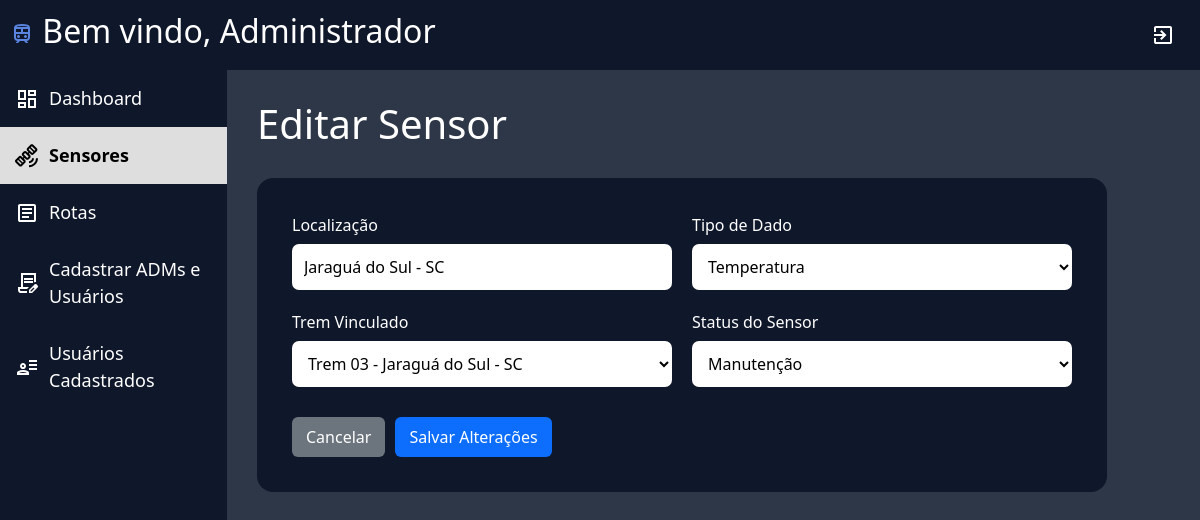
Screenshot of /public/editar_sensores.php?id=3 (signed in) with the database file from the repository.
### tables this page shows
CREATE TABLE SENSORES (
    id INT AUTO_INCREMENT PRIMARY KEY,
    localizacao VARCHAR(150) NOT NULL,
    tipo_de_dado VARCHAR(50) NOT NULL,
    status ENUM('Ativo', 'Inativo', 'Manutenção', 'Alerta') NOT NULL DEFAULT 'Ativo',
    trens_id INT NOT NULL,
    CONSTRAINT fk_sensores_trens
        FOREIGN KEY (trens_id) REFERENCES TRENS(id)
        ON DELETE CASCADE ON UPDATE CASCADE
);

### public/editar_sensores.php (the view, shortened to what this page needs)
<?php
require_once "../infra/conexao.php";
$id = filter_input(INPUT_GET, "id", FILTER_VALIDATE_INT);
$sql = "SELECT id, localizacao, tipo_de_dado, trens_id, status FROM SENSORES WHERE id = ?";
$stmt = $conexao->prepare($sql);
$stmt->bind_param("i", $id);
$stmt->execute();
$resultado = $stmt->get_result();
$sensor = $resultado->fetch_assoc();
$resultadoTrens = $conexao->query("SELECT id, localizacao FROM TRENS ORDER BY id");
function h($valor) {
    return htmlspecialchars((string)$valor, ENT_QUOTES, "UTF-8");
}
?>
<!DOCTYPE html>
<html lang="pt-br">
<head>
    <link rel="stylesheet" href="../assets/style/style.css">
    <link href="https://cdn.jsdelivr.net/npm/bootstrap@5.3.8/dist/css/bootstrap.min.css" rel="stylesheet">
    <link rel="stylesheet" href="https://cdn.jsdelivr.net/npm/bootstrap-icons@1.11.3/font/bootstrap-icons.min.css">
</head>
<body>
<header class="cabecalho">
    <h2><img src="../assets/icons/TREM_AZUL.svg" alt=""> Bem vindo, Administrador</h2>
    <a href="../logout.php"><img src="../assets/icons/exit.svg" class="item" alt="Sair"></a>
</header>
<div class="layout">
    <aside class="menu-lateral">
        <a href="tela_inicial.php" class="item"><img src="../assets/icons/dashboard_branco.svg" alt=""> Dashboard</a>
        <a href="gerenciar_sensores.php" class="item ativo"><img src="../assets/icons/sensor_preto.svg" alt=""> Sensores</a>
        <a href="rotas.php" class="item"><img src="../assets/icons/relatorio_branco.svg" alt=""> Rotas</a>
        <a href="cadastro_admin.php" class="item"><img src="../assets/icons/cadastrar_branco.svg" alt=""> Cadastrar ADMs e Usuários</a>
        <a href="usuarios_cadastrados.php" class="item"><img src="../assets/icons/usuarios_branco.svg" alt=""> Usuários Cadastrados</a>
    </aside>
    <main class="conteudo">
        <div class="container-sensor">
            <h1 class="titulo-sensor">Editar Sensor</h1>
            <form class="form-sensor" method="POST" action="salvar_edicao_sensores.php">
                <div class="linha-formulario">
                    <div class="grupo-input">
                        <label for="localizacao">Localização</label>
                        <input type="text" id="localizacao" name="localizacao" value="<?= h($sensor['localizacao']) ?>" maxlength="150" required placeholder="Ex: Estação central - Eixo B">
                    </div>
                    <div class="grupo-input">
                        <label for="tipoDado">Tipo de Dado</label>
                        <select id="tipoDado" name="tipoDado" required>
                            <?php foreach (["Velocidade", "Temperatura", "Pressão", "GPS"] as $tipo): ?>
                                <option value="<?= h($tipo) ?>" <?= $sensor["tipo_de_dado"] === $tipo ? "selected" : "" ?>><?= h($tipo) ?></option>
                            <?php endforeach; ?>
                        </select>
                    </div>
                </div>
                <div class="linha-formulario">
                    <div class="grupo-input">
                        <label for="tremVinculado">Trem Vinculado</label>
                        <select id="tremVinculado" name="tremVinculado" required>
                            <?php while ($trem = $resultadoTrens->fetch_assoc()): ?>
                                <option value="<?= (int)$trem['id'] ?>" <?= (int)$trem['id'] === (int)$sensor['trens_id'] ? 'selected' : '' ?>>
                                    Trem <?= str_pad((string)$trem['id'], 2, "0", STR_PAD_LEFT) ?> - <?= h($trem['localizacao']) ?>
                                </option>
                            <?php endwhile; ?>
                        </select>
                    </div>
                    <div class="grupo-input">
                        <label for="status">Status do Sensor</label>
                        <select id="status" name="status" required>
                            <?php foreach (["Ativo", "Inativo", "Manutenção", "Alerta"] as $status): ?>
                                <option value="<?= h($status) ?>" <?= $sensor["status"] === $status ? "selected" : "" ?>><?= h($status) ?></option>
                            <?php endforeach; ?>
                        </select>
                    </div>
                </div>
                <div class="botoes-formulario">
                    <button type="button" class="botao_cancelar" onclick="window.location.href='gerenciar_sensores.php'">Cancelar</button>
                    <button type="submit" class="btn-salvar">Salvar Alterações</button>
                </div>
            </form>
        </div>
    </main>
</div>
</body>
</html>

### assets/style/style.css (style rules this page uses)
* { box-sizing: border-box; }
body { margin: 0; background-color: #2e3747 !important; color: white; overflow-x: hidden; }
.cabecalho { display: flex; justify-content: space-between; align-items: center; background-color: #0f172a; padding: 10px; height: 70px; color: white; width: 100%; }
.layout { display: flex; width: 100%; min-height: calc(100vh - 70px); }
.menu-lateral { width: 227px; min-width: 207px; flex-shrink: 0; background-color: #0f172a; }
.item { width: 100%; padding: 15px; font-size: 18px; cursor: pointer; display: flex; align-items: center; gap: 10px; text-decoration: none; color: white; box-sizing: border-box; }
.item.ativo { background-color: #dedede; font-weight: bold; color: black; }
.conteudo { flex: 1; min-width: 0; width: calc(100% - 207px); padding: 25px; background-color: #2e3747 !important; }
.conteudo { flex: 1; min-width: 0; padding: 30px; background-color: #2e3747 !important; }
.container-sensor { width: 100%; }
.titulo-sensor { color: white; margin-bottom: 30px; }
.form-sensor { width: 100%; max-width: 850px; background: #0f172a; padding: 35px; border-radius: 16px; }
.form-sensor .linha-formulario { display: flex; gap: 20px; }
.grupo-input { width: 100%; margin-bottom: 20px; }
.grupo-input label { display: block; color: white; margin-bottom: 7px; }
.grupo-input input, .grupo-input select { width: 100%; height: 46px; border: none; border-radius: 7px; padding: 0 12px; background: white; }
.botoes-formulario { margin-top: 10px; display: flex; gap: 10px; }
.botao_cancelar { border: none; padding: 8px 14px; border-radius: 6px; background: #6c757d; color: white; text-decoration: none; }
.btn-salvar { border: none; padding: 8px 14px; border-radius: 6px; background: #0d6efd; color: white; }

### rows the page displays
sensores: localizacao "Jaraguá do Sul - SC", tremVinculado "Trem 03 - Jaraguá do Sul - SC"

### other values shown
form field tipoDado "Temperatura"
form field status "Manutenção"
